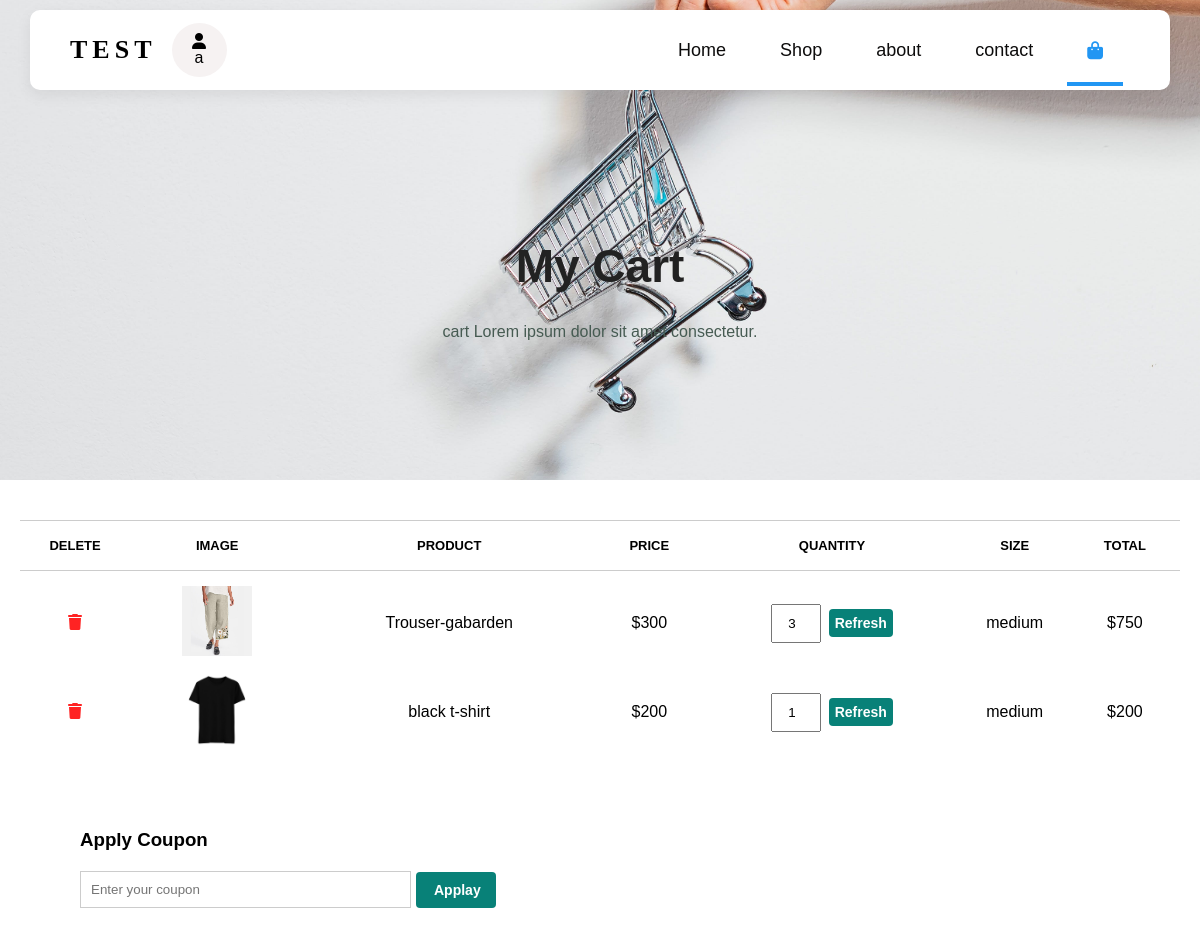
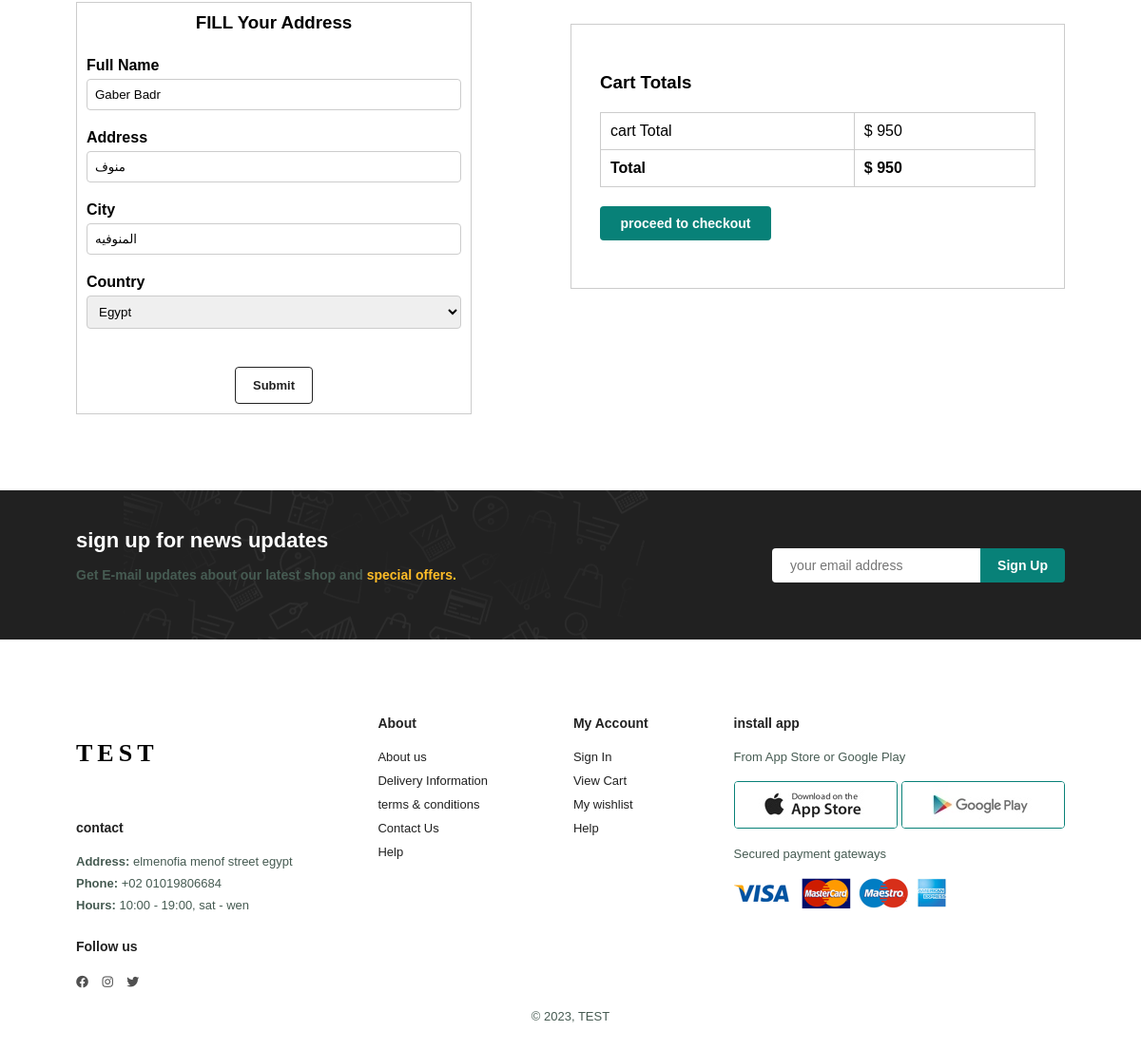
The page /cart.php (signed in) on the database its author committed (2 pictures, top to bottom).
### tables this page shows
CREATE TABLE `cart` (
  `id` int(10) NOT NULL,
  `img` varchar(100) NOT NULL,
  `name` varchar(100) NOT NULL,
  `price` int(11) NOT NULL,
  `quantity` int(11) NOT NULL,
  `size` varchar(50) NOT NULL,
  `total` int(11) NOT NULL
);

CREATE TABLE `address` (
  `id` int(11) NOT NULL,
  `name` varchar(100) NOT NULL,
  `address` varchar(100) NOT NULL,
  `city` varchar(100) NOT NULL,
  `country` varchar(100) NOT NULL
);

### cart.php (the view, shortened to what this page needs)
<?php
  if(isset($_SESSION['id']) && !empty($_SESSION['id'])) {
  $ID = $_SESSION['id'];
  $name =$_SESSION['name'];
  if(!empty($ID)){
    include ('config.php');
    $value = mysqli_query($con, "SELECT * FROM address WHERE id=$ID");
    if ($value) {
    $datavalue = mysqli_fetch_array($value);
    }
  }
  }
?>
<!DOCTYPE html>
<html lang="en">
<head>
    <link rel="stylesheet" href="css/all.min.css">
</head>
<body>
<section id="header">
        <div class="logo-user">
        <a class="logo" href="#">TEST  </a>
        <div class="user">
        <?php
        if(!empty($ID)){
        echo "<i class='fa-solid fa-user'></i>".substr($name, 0, 1);
        }else{
        echo "<i class='fa-solid fa-user'></i>"."none";
        }
        ?>
        </div>
        </div>
        <div>
        <ul id="navbar">
        <li><a href="index.php">Home</a></li>
        <li><a href="shop.php">Shop</a></li>
        <li><a href="about.php">about</a></li>
        <li><a href="contact.php">contact</a></li>
        <li  id="bag"><a class="active" href="cart.php"><i class="fa-solid fa-bag-shopping"></i></a></li>
        </ul>
        </div>
    </section>
    <section id="landing" >
      <h2>My Cart</h2>
      <p>cart Lorem ipsum dolor sit amet consectetur.</p>
</section>
<section id="cart" >
      <table>
      <thead>
      <tr>
      <td>delete</td>
      <td>image</td>
      <td>product</td>
      <td>price</td>
      <td>Quantity</td>
      <td>size</td>
      <td>total</td>
      </tr>
      </thead>
      <tbody>
      <?php
      if(!empty($ID)){
      include('config.php');
      $result =mysqli_query ($con,"SELECT * FROM cart WHERE id=$ID " );
      $totalofcart=0;
      while($row =mysqli_fetch_array($result)){
      echo "
      <tr>
      <td><a href='2del_card.php? id={$row['id']}&price={$row['price']}&name={$row['name']}'><i class='fa-solid fa-trash'></i></a></td>
      <td><img src='$row[img]' alt='$row[img]'></td>
      <td>$row[name]</td>
      <td>$$row[price]</td>
      <td><div> <form action='2update_quantity_card.php' method='post'>
      <input type='hidden' name='id' value='$row[id]'>
      <input type='hidden' name='price' value='$row[price]'>
      <input type='hidden' name='name' value='$row[name]'>
      <input type='hidden' name='quantityold' value='$row[quantity]'>
      <input type='number' name='quantitynew' value='$row[quantity]'>
      <button type='submit' name='refresh' class='norm'>Refresh</button>
      </form></div></td>
      <td>$row[size]</td>
      <td>$$row[total]</td>
      </tr>
      ";
      $totalofcart+=$row['total'];
      }
      $percent="";
      }
      ?>
      </tbody>
      </table>
</section>
<section id="checkout" class="section-p1">
      <div class="coupon">
              <div class="add-coupon">
                <h3>Apply Coupon</h3>
                  <form action="" method='post'>
                  <input name="code" type="text" placeholder="Enter your coupon">
                  <button type="submit" name="applay" class="norm" >Applay</button>
                  </form>
              </div>
              <form class="address-form" action="2address_insert.php" method="post">
                        <h3>FILL Your Address</h3>
                        <div class="input-group">
                        <label for="fullname">Full Name</label>
                        <input type="text" id="fullname" name="fullname" value='<?php
                        if(!empty($datavalue) && !empty($datavalue['name'])){
                        echo $datavalue['name'];
                        }
                        ?>' required>
                        </div>
                        <div class="input-group">
                        <label for="address">Address</label>
                        <input type="text" id="address" name="address" value='<?php
                        if(!empty($datavalue) && !empty($datavalue['address'])){
                        echo $datavalue['address'];
                        }
                        ?>' required>
                        </div>
                        <div class="input-group">
                        <label for="city">City</label>
                        <input type="text" id="city" name="city" value='<?php
                        if(!empty($datavalue) && !empty($datavalue['city'])){
                        echo $datavalue['city'];
                        }
                        ?>' required>
                        </div>
                        <div class="input-group">
                        <label for="country">Country</label>
                        <select id="country" name="country" required>
                        <option value="egypt" selected>Egypt</option>
                        </select>
                        </div>
                        <button name="add" type="submit">Submit</button>
              </form>
      </div>
      <div class="checkoutcart">
              <h3>Cart Totals</h3>
              <table>
                      <tr>
                      <td>cart Total</td>
                      <td>$ <?php
                      if(!empty($ID)){
                      echo $totalofcart;
                      }else{
                      echo "0";
                      } ?></td>
                      </tr>
                      <tr>
                      <td><strong>Total</strong></td>
                      <td><strong>$ <?php
                      if(!empty($ID)){
                      if(!empty($percent)){
                      echo $Discount;
                      }else{
                      echo $totalofcart;
                      }
                      }else{
                      echo "0";
                      }
                      ?> </strong></td>
                      </tr>
              </table>
              <?php
                      if(!empty($ID)){
                      $items =mysqli_query ($con,"SELECT * FROM cart WHERE id=$ID" );
                      $rows =mysqli_fetch_array($items);
                      if(!empty($rows)){
                      if(!empty($datavalue)){
                        if(!empty($percent)){
                              echo "<a href='checkout.php? coupon={$percent}'><button class='norm'>proceed to checkout</button></a>";
                              }else{
                                    echo "<a href='checkout.php'><button class='norm'>proceed to checkout</button></a>";
                              }
                      }else{
                      echo "<div class='error'>enter your address</div>";
                      }
                      }else{
                      echo "<div class='error'>you dont have item ,go to our shop</div>";
                      }
                      }else{
                      echo "<a href='login.php'><button class='norm'>log in</button></a>";
                      }
              ?>
      </div>
</section>
<section id="newupdates" class="section-p1 section-m1">
    <div class="newtext">
    <h4>sign up for news updates</h4>
    <p>Get E-mail updates about our latest shop and <span>special offers.</span></p>
    </div>
    <div class="form">
      <input type="text" placeholder="your email address">
    <button class="norm">Sign Up</button>
    </div>
</section>
<footer class="section-p1 section-m1" >
      <div class="col">
      <a class="logo" href="#">TEST</a>
      <h4>contact</h4>
      <p><strong>Address: </strong>elmenofia menof street egypt</p>
      <p><strong>Phone: </strong>+02 01019806684</p>
      <p><strong>Hours: </strong>10:00 - 19:00, sat - wen</p>
      <div class="follow">
      <h4>Follow us</h4>
      <div class="icon">
      <a><i class="fa-brands fa-facebook"></i></a>
      <a><i class="fa-brands fa-instagram"></i></a>
      <a><i class="fa-brands fa-twitter"></i></a>
      </div>
      </div>
      </div>
      <div class="col">
      <h4>About</h4>
      <a href="#">About us</a>
      <a href="#">Delivery Information</a>
      <a href="#">terms & conditions</a>
      <a href="#">Contact Us</a>
      <a href="#">Help</a>
      </div>
      <div class="col">
      <h4>My Account</h4>
      <a href="#">Sign In</a>
      <a href="#">View Cart</a>
      <a href="#">My wishlist</a>
      <a href="#">Help</a>
      </div>
      <div class="col install">
      <h4>install app</h4>
      <p>From App Store or Google Play</p>
      <div class="row">
      <img src="img/app.jpg" alt="">
      <img src="img/play.jpg" alt="">
      </div>
      <p>Secured payment gateways</p>
      <img src="img/pay.png" alt="">
      </div>
      <div class="copyright">
      <p>© 2023, TEST</p>
      </div>
</footer>
</body>
</html>

### rows shown on the page
cart: img (picture), name "Trouser-gabarden", price "300", quantitynew "3", size "medium", total "750"
cart: img (picture), name "black t-shirt", price "200", quantitynew "1", size "medium", total "200"
address: fullname "Gaber Badr", address "منوف", city "المنوفيه"

### other values the page prints
substr($name, 0, 1) "a"
$totalofcart "950"
